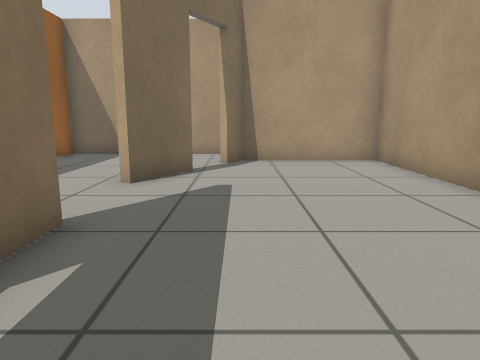
View 1 (above)

12 first-person views from a walk through a world built for the Gazebo simulator. The camera is 0.67 m above the floor, tilts 10° down and sees 70° across. The floor is counted in squares, 0.5 m on a side. Each view is taken from the middle of a square. On the plan, view 1 faces up. The plan holds only what a view shows up to about 15 squares ahead; the rest is blank. Simple patterns stand in for the simulator's built-in surfaces.

View 2
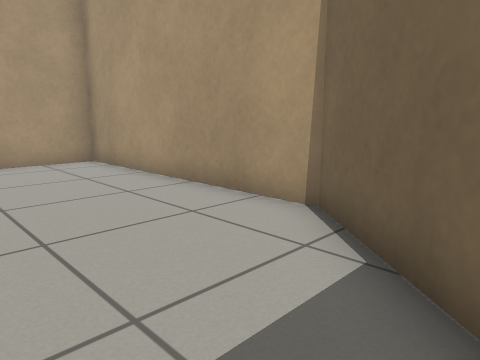

View 3
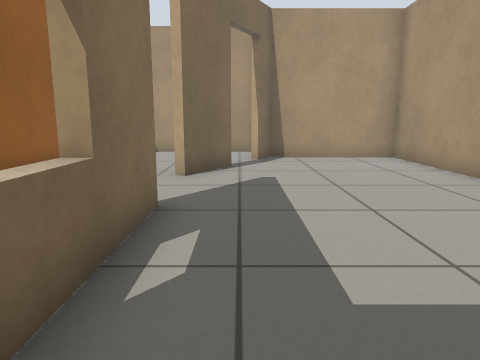

View 4
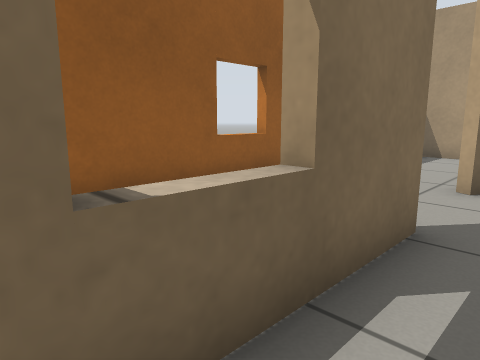

View 5
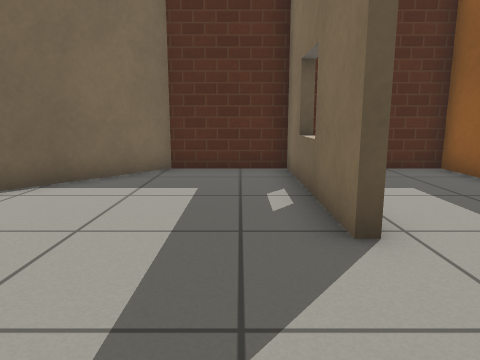

View 6
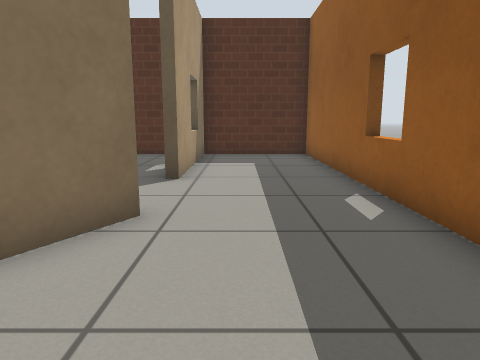

View 7
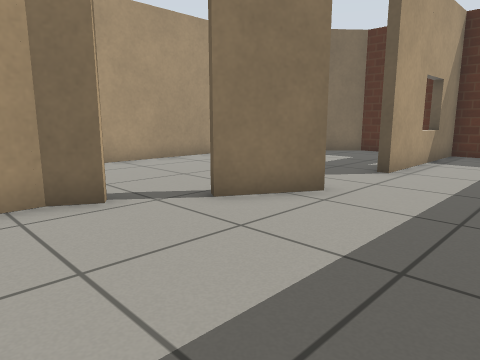

View 8
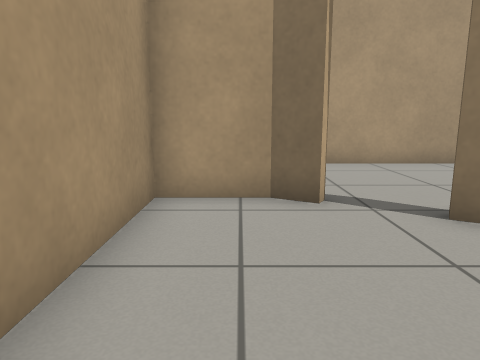

View 9
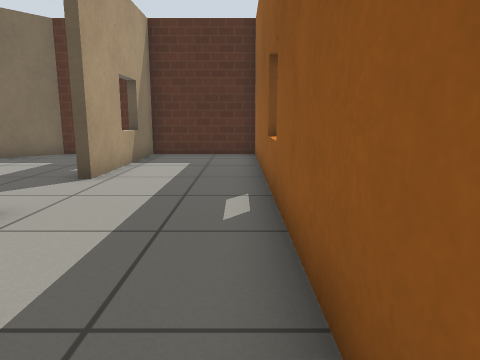

View 10
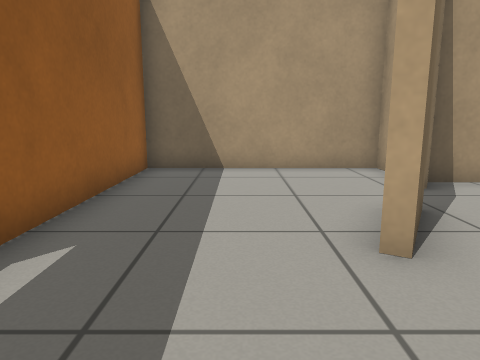

View 11
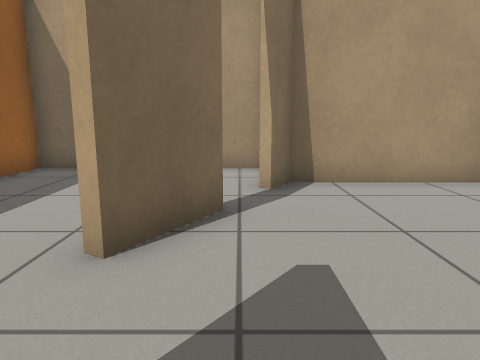

View 12
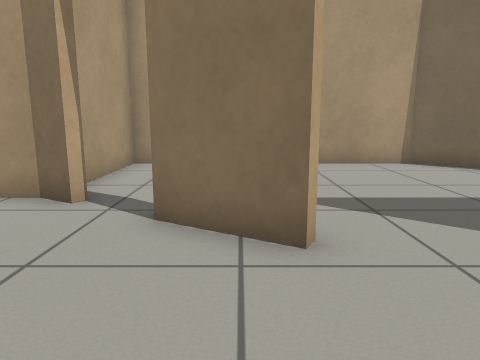

### Floor plan
Key: @ floor where view 1 was taken; # wall or solid block; . floor; D open door; = window, fence, low wall or low ledge.
Columns run from 7 left of view 1 to 5 right of it. Each row starts with its distance up from view 1.
 14 ########
 13 #......#
 12 #......######
 11 #......#....#
 10 #.....D.....#
  9 #....##.....#
  8 #....#......#
  7 #...........#
  6 =...........#
  5 #...........#
  4 #....#......#
  3 #....#......#
  2 #....#.....##
  1 #....=....##
  0 #....#.@.##
 -1 #....#...#
 -2 ##########

Where each view was taken, in squares from view 1:
view 1: 0 up, 0 right, facing up
view 2: 0 up, 0 right, facing up-right
view 3: 1 down, 1 left, facing up
view 4: 0 up, 1 left, facing up-left
view 5: 8 up, 1 left, facing down
view 6: 12 up, 4 left, facing down
view 7: 13 up, 6 left, facing down-right
view 8: 12 up, 6 left, facing right
view 9: 12 up, 6 left, facing down
view 10: 4 up, 4 left, facing up
view 11: 4 up, 1 left, facing up
view 12: 8 up, 6 left, facing right
